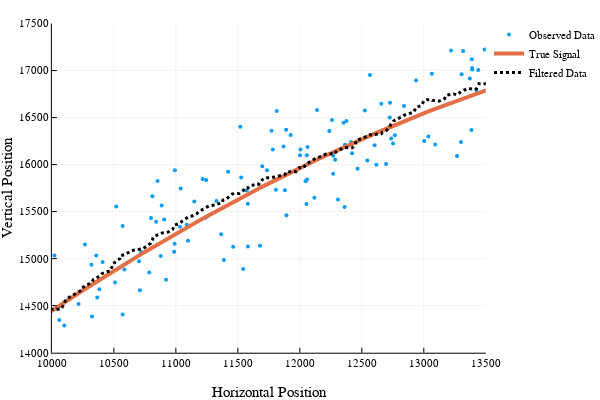

This figure's notebook cell:
### Markdown cell above
## Zooming in on the fun

### Code cell
xplotrange = (10000, 13500)
yplotrange = (14000,17500)
plot(YOut[1,:],YOut[2,:],xlabel="Horizontal Position",ylabel="Vertical Position",label="Observed Data",markersize=2,markerstrokewidth=0,t=[:scatter],linewidth=4,xlim=xplotrange, ylim=yplotrange)#,t=[:scatter],markerstrokewidth=0,markersize=3)
plot!(XTOut[1,:],XTOut[2,:], label="True Signal",line=(:solid,4),linecolor=palette(:default)[2],xlim=xplotrange)
plot!(XKOut[1,:],XKOut[2,:], label="Filtered Data",line=(:dot,3,:black),xlim=xplotrange)

### Figure 1 — Plotly figure (JSON) as saved in the notebook; plotly's stock layout.template omitted (floating-point values rounded to 4 significant figures; data arrays with more than 128 entries replaced by an {"elided": "..."} marker saying what was removed)
{"data": [{"colorbar": {"title": ""}, "hoverinfo": "text", "legendgroup": "Observed Data", "marker": {"color": "rgba(0, 154, 250, 1.000)", "line": {"color": "rgba(0, 0, 0, 1.000)", "width": 0}, "size": 4, "symbol": "circle"}, "mode": "markers", "name": "Observed Data", "showlegend": true, "text": {"elided": "1200 null values"}, "type": "scatter", "x": {"elided": "1200 float values"}, "xaxis": "x1", "y": {"elided": "1200 float values"}, "yaxis": "y1", "zmax": null, "zmin": null}, {"colorbar": {"title": ""}, "hoverinfo": "text", "legendgroup": "True Signal", "line": {"color": "rgba(227, 111, 71, 1.000)", "dash": "solid", "shape": "linear", "width": 4}, "mode": "lines", "name": "True Signal", "showlegend": true, "text": {"elided": "1200 null values"}, "type": "scatter", "x": {"elided": "1200 float values"}, "xaxis": "x1", "y": {"elided": "1200 float values"}, "yaxis": "y1", "zmax": null, "zmin": null}, {"colorbar": {"title": ""}, "hoverinfo": "text", "legendgroup": "Filtered Data", "line": {"color": "rgba(0, 0, 0, 1.000)", "dash": "dot", "shape": "linear", "width": 3}, "mode": "lines", "name": "Filtered Data", "showlegend": true, "text": {"elided": "1200 null values"}, "type": "scatter", "x": {"elided": "1200 float values"}, "xaxis": "x1", "y": {"elided": "1200 float values"}, "yaxis": "y1", "zmax": null, "zmin": null}], "layout": {"annotations": [], "height": 400, "legend": {"bgcolor": "rgba(255, 255, 255, 1.000)", "bordercolor": "rgba(0, 0, 0, 1.000)", "font": {"color": "rgba(0, 0, 0, 1.000)", "family": "sans-serif", "size": 11}, "tracegroupgap": 0, "x": 1, "y": 1}, "margin": {"b": 20, "l": 0, "r": 0, "t": 20}, "paper_bgcolor": "rgba(255, 255, 255, 1.000)", "plot_bgcolor": "rgba(255, 255, 255, 1.000)", "showlegend": true, "width": 600, "xaxis": {"anchor": "y1", "domain": [0.1061, 0.9934], "gridcolor": "rgba(0, 0, 0, 0.100)", "gridwidth": 0.5, "linecolor": "rgba(0, 0, 0, 1.000)", "mirror": false, "range": [10000, 13500], "showgrid": true, "showline": true, "showticklabels": true, "tickangle": 0, "tickcolor": "rgb(0, 0, 0)", "tickfont": {"color": "rgba(0, 0, 0, 1.000)", "family": "sans-serif", "size": 11}, "tickmode": "array", "ticks": "inside", "ticktext": ["10000", "10500", "11000", "11500", "12000", "12500", "13000", "13500"], "tickvals": [10000, 10500, 11000, 11500, 12000, 12500, 13000, 13500], "title": "Horizontal Position", "titlefont": {"color": "rgba(0, 0, 0, 1.000)", "family": "sans-serif", "size": 15}, "type": "-", "visible": true, "zeroline": false, "zerolinecolor": "rgba(0, 0, 0, 1.000)"}, "yaxis": {"anchor": "x1", "domain": [0.07581, 0.9902], "gridcolor": "rgba(0, 0, 0, 0.100)", "gridwidth": 0.5, "linecolor": "rgba(0, 0, 0, 1.000)", "mirror": false, "range": [14000, 17500], "showgrid": true, "showline": true, "showticklabels": true, "tickangle": 0, "tickcolor": "rgb(0, 0, 0)", "tickfont": {"color": "rgba(0, 0, 0, 1.000)", "family": "sans-serif", "size": 11}, "tickmode": "array", "ticks": "inside", "ticktext": ["14000", "14500", "15000", "15500", "16000", "16500", "17000", "17500"], "tickvals": [14000, 14500, 15000, 15500, 16000, 16500, 17000, 17500], "title": "Vertical Position", "titlefont": {"color": "rgba(0, 0, 0, 1.000)", "family": "sans-serif", "size": 15}, "type": "-", "visible": true, "zeroline": false, "zerolinecolor": "rgba(0, 0, 0, 1.000)"}}}
